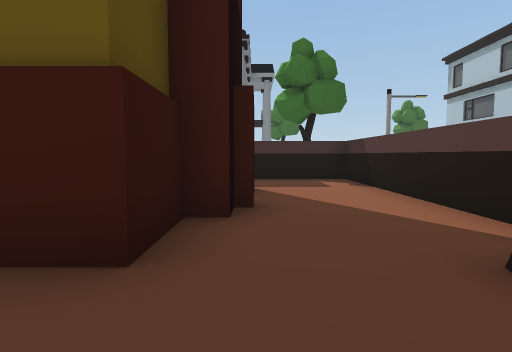
view 1 (above)

24 first-person views from a walk through a scene from a Unity 3-D project. The camera is 1.3 m above the floor, tilts 4° down and sees 80° across. The floor is counted in squares, 2 m on a side. Each view is taken from the middle of a square. On the plan, view 1 faces up. The plan holds only what a view shows up to about 10 squares ahead; the rest is blank. The place goes on beyond the plan. Some surface patterns are stand-ins.

view 2
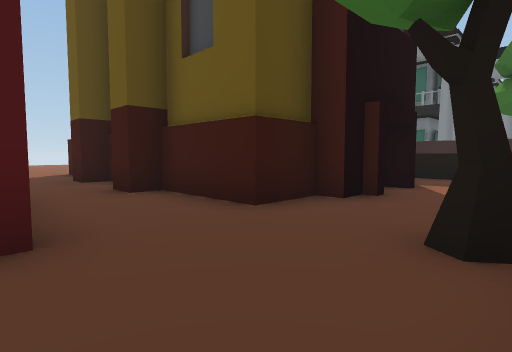

view 3
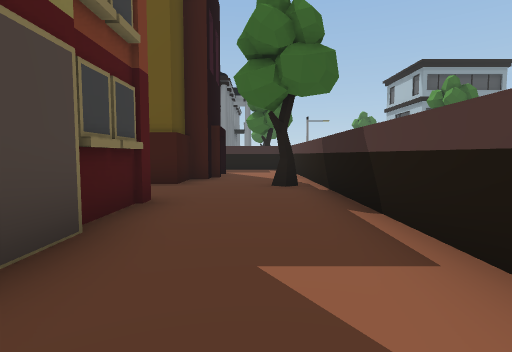

view 4
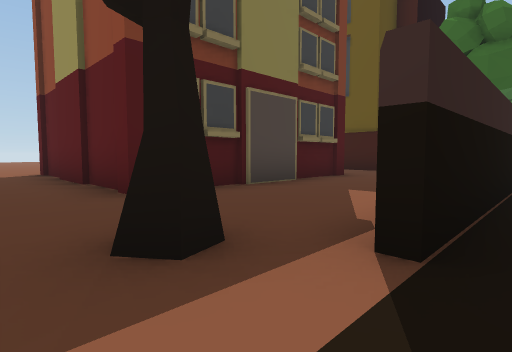

view 5
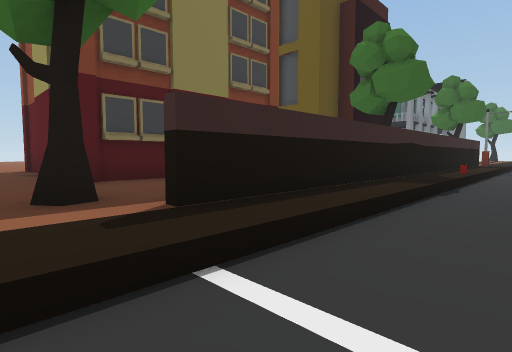

view 6
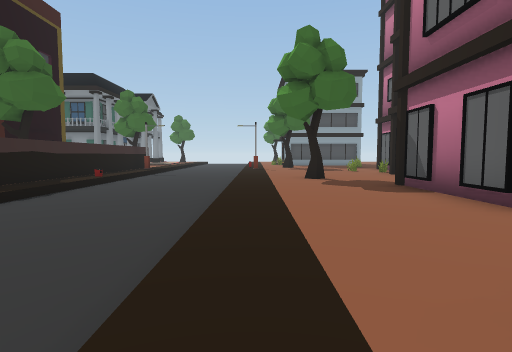

view 7
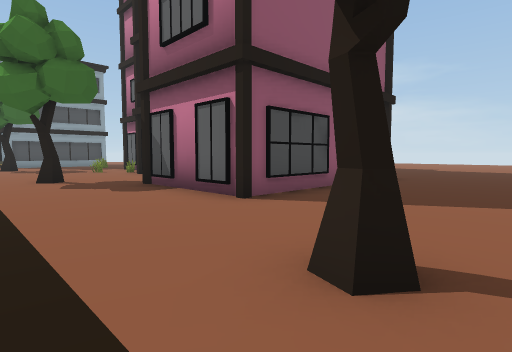

view 8
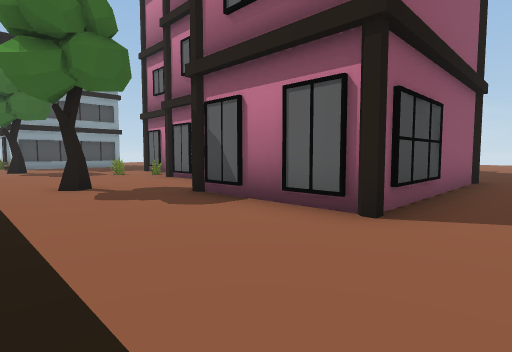

view 9
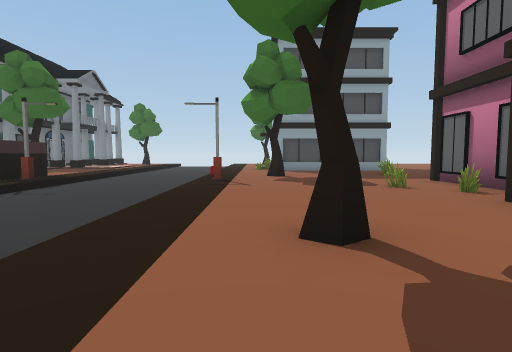

view 10
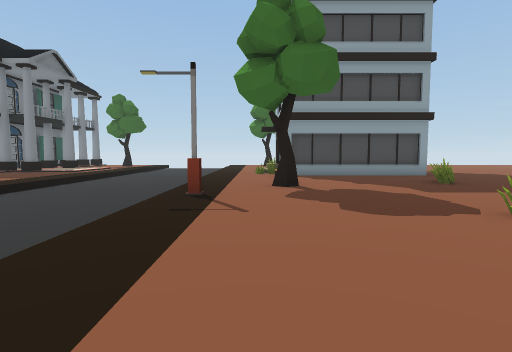

view 11
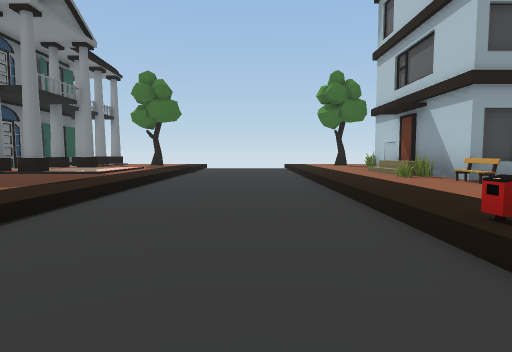

view 12
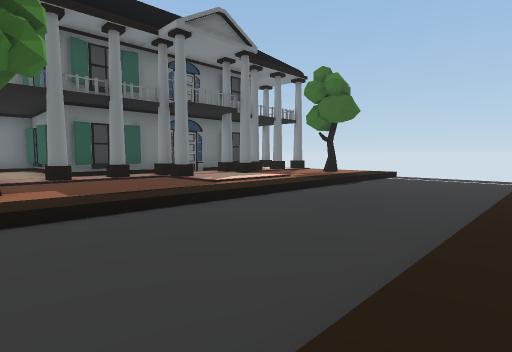

view 13
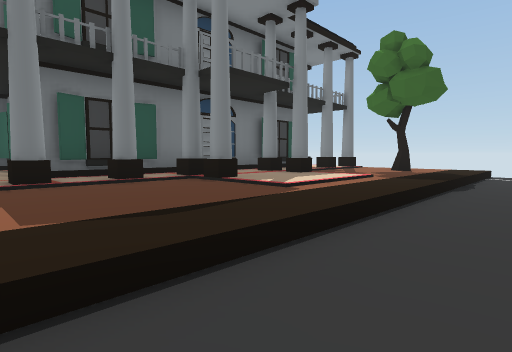

view 14
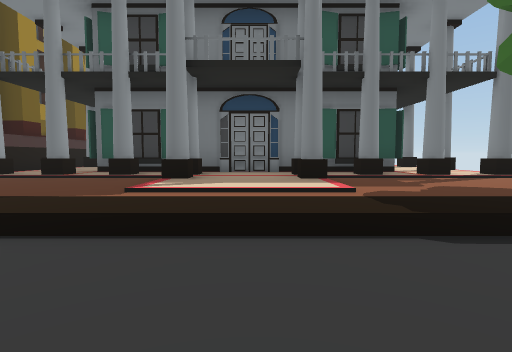

view 15
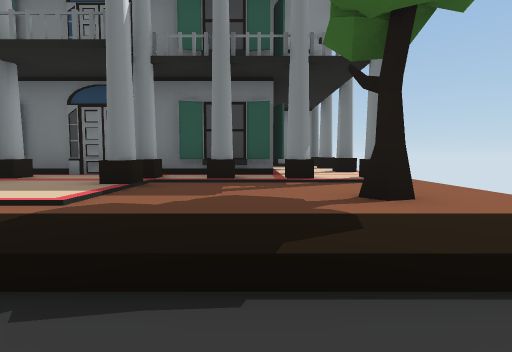

view 16
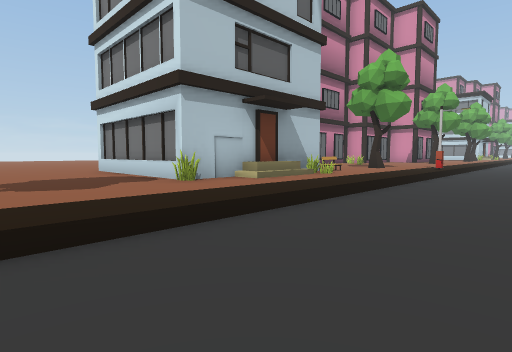

view 17
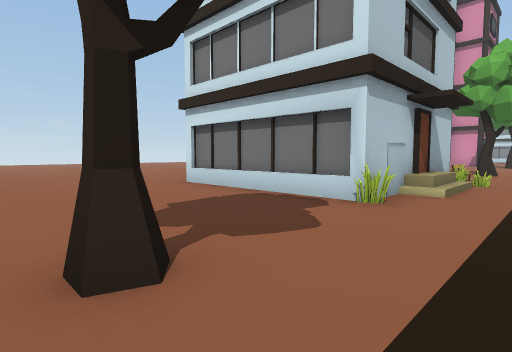

view 18
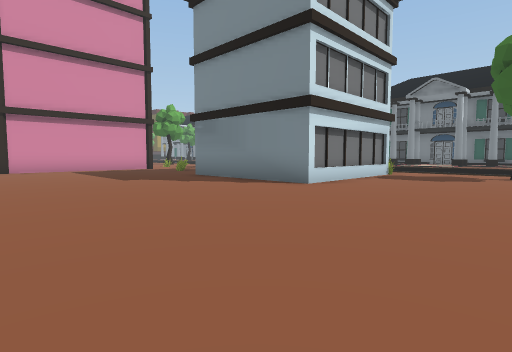

view 19
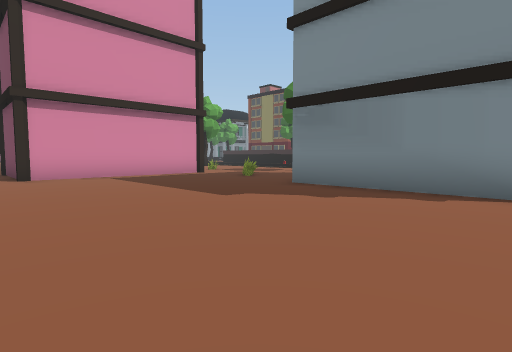

view 20
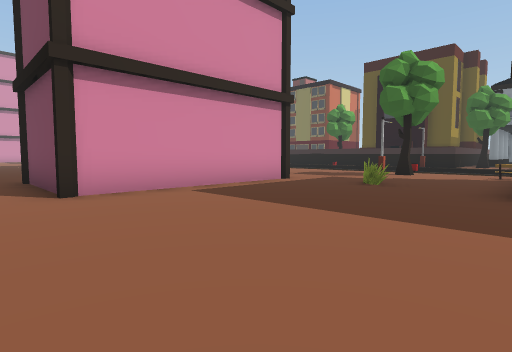

view 21
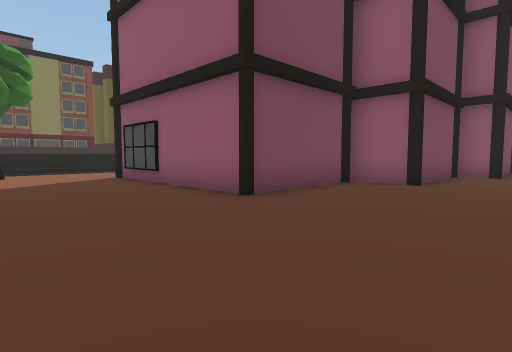

view 22
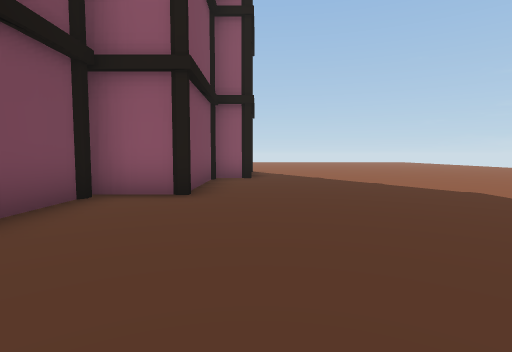

view 23
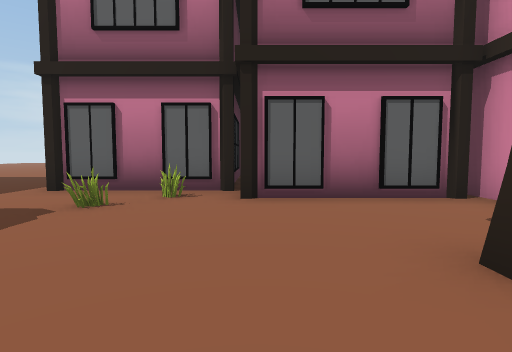

view 24
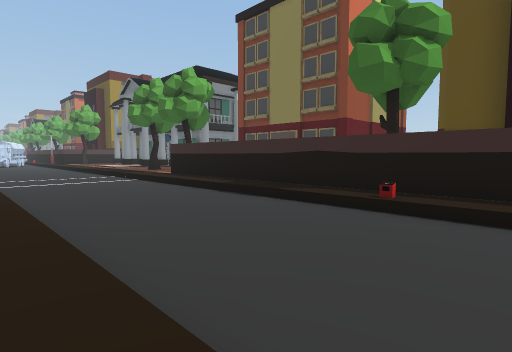

### Floor plan
Key: @ floor where view 1 was taken; # wall or solid block; . main floor; - floor 0.25 m lower than the main floor; = window, fence, low wall or low ledge; B building; T tree; L lamp; E bench.
Columns run from 9 left of view 1 to 20 right of it. Each row starts with its distance up from view 1.
 20    B     B...----...... ......
 19    B     B.T.----..T..........
 18     BBBB ....----.............
 17         B....----.............
 16         BBB..----..#####......
 15            ..----..#   #......
 14          BB..----..#   #......
 13          ....----..#   #......
 12          B...----.=#####......
 11    BBBBB B...----..E..........
 10          ....----.............
  9            T.----.....=.......
  8      #######.----..T..........
  7          ..#L----L............
  6          ...#----......#####.
  5         ##..#----....=.#   #..
  4         ##..#----.....##   #..
  3         #...#----.....######..
  2 #  #  ###...#----.....#    #..
  1 ...........T#----..T..#    #..
  0   .......@..#----.....#  ###..
 -1         #...#----...###  #....
 -2         #...#----...###  #....
 -3         #...#----...######....
 -4         #...#----.............
 -5 ... #####...#----.............
 -6 ...........T ----..T..........
 -7        ----------...... ......

Positions as (right, up) in squares from view 1, and headings:
1: (0, 0), facing up
2: (2, -1), facing up-left
3: (1, -5), facing up
4: (3, -7), facing up-left
5: (5, -7), facing up-left
6: (8, -7), facing up
7: (8, -7), facing up-right
8: (8, -5), facing up-right
9: (9, -1), facing up
10: (9, 2), facing up
11: (6, 6), facing up
12: (8, 9), facing up-left
13: (5, 10), facing up-left
14: (6, 15), facing left
15: (5, 18), facing left
16: (5, 19), facing down-right
17: (8, 20), facing down-right
18: (20, 20), facing down-left
19: (20, 16), facing down-left
20: (20, 12), facing down-left
21: (20, -7), facing up-left
22: (19, -5), facing up
23: (8, 3), facing right
24: (8, 4), facing down-left
